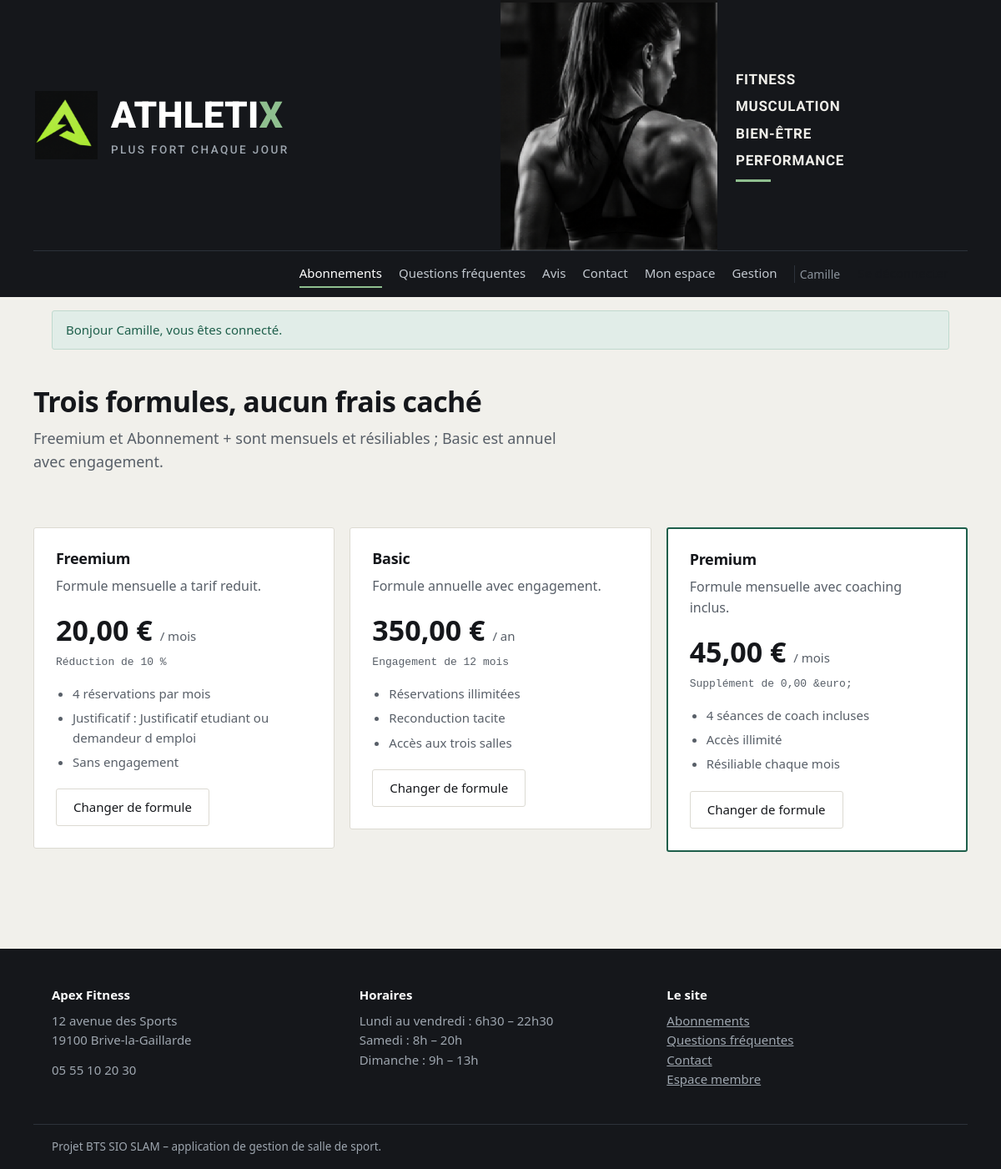
The app's page /index.php?route=abonnement/catalogue.php (signed in) with its own data.
### tables this page shows
CREATE TABLE abonnement (
  Numabo               INT AUTO_INCREMENT PRIMARY KEY,
  libelle_abo          VARCHAR(60) NOT NULL,
  description_abo      TEXT,
  date_mise_en_service DATE NOT NULL,
  actif_abo            BOOLEAN NOT NULL DEFAULT 1,
  Numoffre             INT NOT NULL,
  FOREIGN KEY (Numoffre) REFERENCES offre(Numoffre)
);

CREATE TABLE freemium (
  Numoffre                 INT PRIMARY KEY,
  prix_mensuel_reduit      DECIMAL(6,2) NOT NULL,
  taux_reduction           DECIMAL(5,2) NOT NULL,
  justificatif_requis      VARCHAR(120) NOT NULL,
  nb_reservations_max_mois INT NOT NULL,
  FOREIGN KEY (Numoffre) REFERENCES offre(Numoffre) ON DELETE CASCADE
);

CREATE TABLE basic (
  Numoffre              INT PRIMARY KEY,
  prix_annuel           DECIMAL(7,2) NOT NULL,
  duree_engagement_mois INT NOT NULL DEFAULT 12,
  reconduction_tacite   BOOLEAN NOT NULL DEFAULT 1,
  FOREIGN KEY (Numoffre) REFERENCES offre(Numoffre) ON DELETE CASCADE
);

CREATE TABLE abonnement_plus (
  Numoffre               INT PRIMARY KEY,
  prix_mensuel_plus      DECIMAL(6,2) NOT NULL,
  supplement_mensuel     DECIMAL(6,2) NOT NULL,
  seances_coach_incluses INT NOT NULL,
  acces_illimite         BOOLEAN NOT NULL DEFAULT 1,
  FOREIGN KEY (Numoffre) REFERENCES offre(Numoffre) ON DELETE CASCADE
);

### abonnement/catalogue.php (called while the page is built, shortened)
<?php
require_once __DIR__ . '/../config/function.php';
require_once __DIR__ . '/controller/AbonnementController.php';
$controller = new AbonnementController();
$offres = $controller->getAll();
$aboCourant = a_role('ADHERENT') ? $controller->get((int) utilisateur()['NumUsers']) : null;
require __DIR__ . '/view/catalogue.php';

### public/index.php (called while the page is built, shortened)
<?php
require_once __DIR__ . '/../config/function.php';
$requestPath = parse_url($_SERVER['REQUEST_URI'] ?? '/', PHP_URL_PATH);
$queryRoute = $_GET['route'] ?? null;
$requestPath = rawurldecode($requestPath);
$route = $queryRoute !== null ? rawurldecode($queryRoute) : trim($requestPath, '/');
$page = realpath(__DIR__ . '/' . $pages[$route]);
require $page;

### config/function.php (called while the page is built, shortened)
<?php
function db(): PDO
{
    static $pdo = null;
    if ($pdo === null) {
        $dsn = sprintf('mysql:host=%s;port=%d;dbname=%s;charset=utf8mb4', DB_HOST, DB_PORT, DB_NAME);
        try {
            $pdo = new PDO($dsn, DB_USER, DB_PASS, [
                PDO::ATTR_ERRMODE => PDO::ERRMODE_EXCEPTION,
                PDO::ATTR_DEFAULT_FETCH_MODE => PDO::FETCH_ASSOC,
                PDO::ATTR_EMULATE_PREPARES => false,
            ]);
        } catch (PDOException $exception) {
            http_response_code(500);
            exit('Connexion à la base impossible. Vérifiez config/config.php. Détail : ' . $exception->getMessage());
        }
    }
    return $pdo;
}
function e(?string $value): string
{
    return htmlspecialchars((string) $value, ENT_QUOTES | ENT_SUBSTITUTE, 'UTF-8');
}
function url(string $path): string
{
    $base = APP_BASE;
    if ($base === '') {
        $publicRoot = realpath(__DIR__ . '/../public');
        $webRoot = isset($_SERVER['DOCUMENT_ROOT']) ? realpath($_SERVER['DOCUMENT_ROOT']) : false;
        if ($publicRoot !== false && $webRoot !== false) {
            $webRoot = rtrim($webRoot, DIRECTORY_SEPARATOR);
        }
    }
    $base = rtrim($base, '/');
    $urlParts = parse_url($path);
    $route = ltrim($urlParts['path'] ?? '', '/');
    $query = [];
    if (isset($urlParts['query'])) {
        parse_str($urlParts['query'], $query);
    }
    if ($route === '') {
        return $base . '/';
    }
    if (str_starts_with($route, 'assets/')) {
        $assetUrl = $base . '/' . $route;
        return $assetUrl . (isset($urlParts['query']) ? '?' . $urlParts['query'] : '');
    }
    return $base . '/index.php?' . http_build_query(['route' => $route] + $query);
}
function euros(float|string|null $amount): string
{
    return number_format((float) $amount, 2, ',', ' ') . ' &euro;';
}
function connecte(): bool
{
    return isset($_SESSION['user']);
}
function utilisateur(): ?array
{
    return $_SESSION['user'] ?? null;
}
function a_role(string $role): bool
{
    return connecte() && in_array($role, $_SESSION['user']['roles'], true);
}

### abonnement/controller/AbonnementController.php (called while the page is built, shortened)
<?php
final class AbonnementController
{
    public function getAll(): array
    {
        return db()->query(
            'SELECT ab.*, o.type_offre AS type_abo,
                    f.prix_mensuel_reduit,
                    f.taux_reduction,
                    f.justificatif_requis,
                    f.nb_reservations_max_mois,
                    b.prix_annuel,
                    b.duree_engagement_mois,
                    b.reconduction_tacite,
                    p.prix_mensuel_plus,
                    p.supplement_mensuel,
                    p.seances_coach_incluses,
                    p.acces_illimite
             FROM abonnement ab
             INNER JOIN offre o ON o.Numoffre = ab.Numoffre
             LEFT JOIN freemium f ON f.Numoffre = ab.Numoffre
             LEFT JOIN basic b ON b.Numoffre = ab.Numoffre
             LEFT JOIN abonnement_plus p ON p.Numoffre = ab.Numoffre
             WHERE ab.actif_abo = 1 ORDER BY ab.Numabo'
        )->fetchAll();
    }
    public function get(int $userId): ?int
    {
        $query = db()->prepare(
            "SELECT Numabo FROM souscrire
             WHERE NumUsers = ? AND statut_souscription = 'En cours'
             ORDER BY date_debut DESC LIMIT 1"
        );
        $query->execute([$userId]);
        return ($value = $query->fetchColumn()) === false ? null : (int) $value;
    }
}

### abonnement/view/catalogue.php (the view)
<?php $offres = $offres ?? []; $aboCourant = $aboCourant ?? null; require __DIR__ . '/../../layout/header.php'; ?>
<div class="wrap page-head"><h1>Trois formules, aucun frais caché</h1><p class="lead">Freemium et Abonnement + sont mensuels et résiliables ; Basic est annuel avec engagement.</p></div>
<div class="wrap section"><div class="offres">
<?php foreach ($offres as $offre):
  $courant = $aboCourant !== null && $aboCourant === (int) $offre['Numabo'];
  if ($offre['type_abo'] === 'FREEMIUM') {
    $prix = euros($offre['prix_mensuel_reduit']) . ' <small>/ mois</small>';
    $detail = 'Réduction de ' . (int) $offre['taux_reduction'] . ' %';
    $points = [(int) $offre['nb_reservations_max_mois'] . ' réservations par mois', 'Justificatif : ' . $offre['justificatif_requis'], 'Sans engagement'];
  } elseif ($offre['type_abo'] === 'BASIC') {
    $prix = euros($offre['prix_annuel']) . ' <small>/ an</small>';
    $detail = 'Engagement de ' . (int) $offre['duree_engagement_mois'] . ' mois';
    $points = ['Réservations illimitées', $offre['reconduction_tacite'] ? 'Reconduction tacite' : 'Sans reconduction', 'Accès aux trois salles'];
  } else {
    $prix = euros($offre['prix_mensuel_plus']) . ' <small>/ mois</small>';
    $detail = 'Supplément de ' . euros($offre['supplement_mensuel']);
    $points = [(int) $offre['seances_coach_incluses'] . ' séances de coach incluses', $offre['acces_illimite'] ? 'Accès illimité' : 'Accès limité', 'Résiliable chaque mois'];
  }
?>
<article class="offre <?= $offre['type_abo'] === 'PLUS' ? 'vedette' : '' ?>"><h3><?= e($offre['libelle_abo']) ?></h3><p class="muted"><?= e($offre['description_abo']) ?></p><div class="prix"><?= $prix ?></div><p class="mono"><?= e($detail) ?></p><ul><?php foreach ($points as $point): ?><li><?= e($point) ?></li><?php endforeach; ?></ul>
<?php if ($courant): ?><span class="tag tag-ok">Votre formule actuelle</span><?php elseif (a_role('ADHERENT')): ?><a class="btn btn-ghost" href="<?= url('paiement/payer.php?switch=1') ?>">Changer de formule</a><?php else: ?><a class="btn btn-vert" href="<?= url('message_contact/index.php?sujet=' . urlencode('Inscription : ' . $offre['libelle_abo'])) ?>">Souscrire</a><?php endif; ?></article>
<?php endforeach; ?></div></div>
<?php require __DIR__ . '/../../layout/footer.php'; ?>

### public/assets/css/style.css (style rules this page uses)
:root { --ink:#15171B; --ink-soft:#585F68; --canvas:#F1F0EB; --surface:#FFFFFF; --line:#DCDAD2; --green:#1E5F4B; --green-soft:#E1EDE8; --amber:#8E6410; --amber-soft:#F7EDD6; --rust:#9B3A2B; --rust-soft:#F5E0DC; --radius:3px; }
* { box-sizing:border-box }
html { scroll-behavior:smooth }
body { margin:0;background:var(--canvas);color:var(--ink); font-family:system-ui,-apple-system,"Segoe UI",Roboto,Helvetica,Arial,sans-serif; font-size:16px;line-height:1.55;font-variant-numeric:tabular-nums; }
a { color:var(--green) }
.wrap { max-width:1120px;margin:0 auto;padding:0 22px }
h1,h2,h3 { letter-spacing:-.018em;line-height:1.2;margin:0 0 10px }
h1 { font-size:34px }
h3 { font-size:18px }
p { margin:0 0 12px }
.lead { font-size:18px;color:var(--ink-soft);max-width:62ch }
.muted { color:var(--ink-soft) }
.mono { font-family:ui-monospace,SFMono-Regular,Menlo,monospace;font-size:13px;color:var(--ink-soft) }
.btn { display:inline-block;background:var(--ink);color:#fff;border:1px solid var(--ink); padding:10px 20px;border-radius:var(--radius);text-decoration:none;cursor:pointer; font:inherit;font-size:15px; }
.btn-ghost { background:transparent;color:var(--ink);border-color:var(--line) }
.section { padding:56px 0 }
.page-head { padding:34px 0 8px }
.page-head .lead { margin-bottom:0 }

### public/assets/css/pages/abonnements.css (style rules this page uses)
.page-abonnements .offres { display:grid;grid-template-columns:repeat(auto-fit,minmax(270px,1fr));gap:18px;align-items:start }
.page-abonnements .offre { background:var(--surface);border:1px solid var(--line);border-radius:var(--radius);padding:26px }
.page-abonnements .offre.vedette { border-color:var(--green);border-width:2px }
.page-abonnements .offre .prix { font-size:34px;font-weight:600;margin:14px 0 2px }
.page-abonnements .offre .prix small { font-size:15px;font-weight:400;color:var(--ink-soft) }
.page-abonnements .offre ul { margin:16px 0 20px;padding-left:20px;color:var(--ink-soft);font-size:15px }
.page-abonnements .offre li { margin-bottom:6px }

### records on screen
abonnement: libelle_abo "Freemium", description_abo "Formule mensuelle a tarif reduit.", freemium.prix_mensuel_reduit "20,00 €", freemium.taux_reduction "Réduction de 10 %", point "4 réservations par mois", point "Justificatif : Justificatif etudiant ou demandeur d emploi", point "Sans engagement"
abonnement: libelle_abo "Basic", description_abo "Formule annuelle avec engagement.", basic.prix_annuel "350,00 €", basic.duree_engagement_mois "Engagement de 12 mois", basic.reconduction_tacite "Réservations illimitées", basic.reconduction_tacite "Reconduction tacite", basic.reconduction_tacite "Accès aux trois salles"
abonnement: libelle_abo "Premium", description_abo "Formule mensuelle avec coaching inclus.", abonnement_plus.prix_mensuel_plus "45,00 €", abonnement_plus.supplement_mensuel "Supplément de 0,00 &euro;", point "4 séances de coach incluses", point "Accès illimité", point "Résiliable chaque mois"

### other values on screen
utilisateur()['prenomUsers'] "Camille"
$f['message'] "Bonjour Camille, vous êtes connecté."
